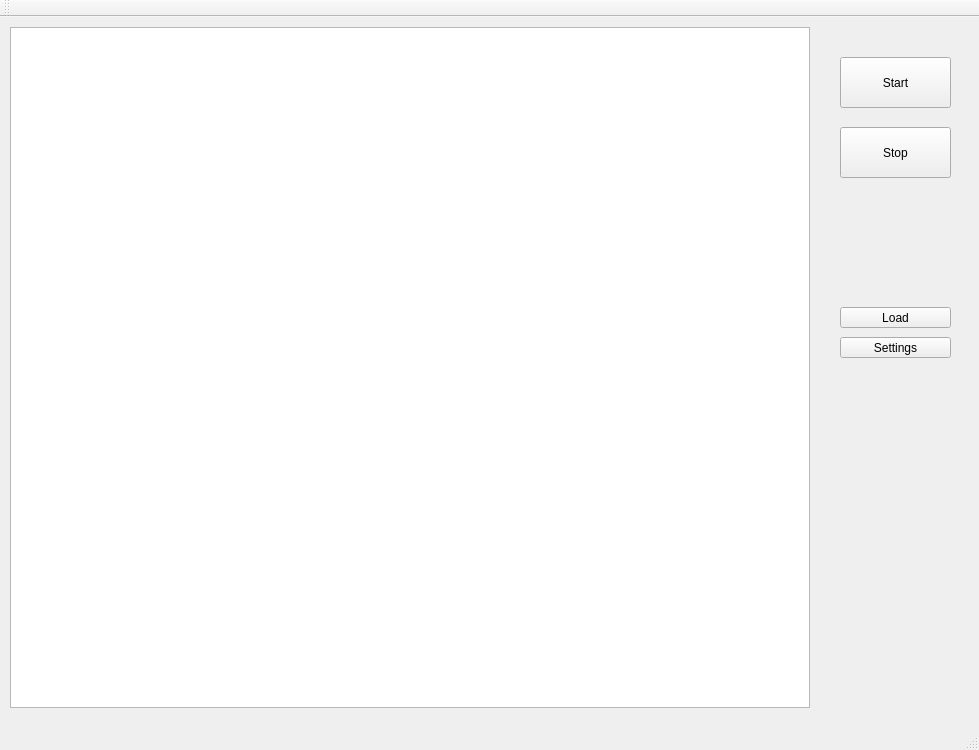
<?xml version="1.0" encoding="UTF-8"?>
<ui version="4.0">
 <class>IntelliCCClass</class>
 <widget class="QMainWindow" name="IntelliCCClass">
  <property name="geometry">
   <rect>
    <x>0</x>
    <y>0</y>
    <width>979</width>
    <height>750</height>
   </rect>
  </property>
  <property name="windowTitle">
   <string>IntelliCC</string>
  </property>
  <widget class="QWidget" name="centralWidget">
   <widget class="QPlainTextEdit" name="ui_log">
    <property name="geometry">
     <rect>
      <x>10</x>
      <y>10</y>
      <width>800</width>
      <height>681</height>
     </rect>
    </property>
    <property name="sizePolicy">
     <sizepolicy hsizetype="Expanding" vsizetype="Expanding">
      <horstretch>0</horstretch>
      <verstretch>0</verstretch>
     </sizepolicy>
    </property>
   </widget>
   <widget class="QPushButton" name="ui_start">
    <property name="geometry">
     <rect>
      <x>840</x>
      <y>40</y>
      <width>111</width>
      <height>51</height>
     </rect>
    </property>
    <property name="text">
     <string>Start</string>
    </property>
   </widget>
   <widget class="QPushButton" name="ui_stop">
    <property name="geometry">
     <rect>
      <x>840</x>
      <y>110</y>
      <width>111</width>
      <height>51</height>
     </rect>
    </property>
    <property name="text">
     <string>Stop</string>
    </property>
   </widget>
   <widget class="QPushButton" name="ui_load">
    <property name="geometry">
     <rect>
      <x>840</x>
      <y>290</y>
      <width>111</width>
      <height>21</height>
     </rect>
    </property>
    <property name="text">
     <string>Load</string>
    </property>
   </widget>
   <widget class="QPushButton" name="ui_settings">
    <property name="geometry">
     <rect>
      <x>840</x>
      <y>320</y>
      <width>111</width>
      <height>21</height>
     </rect>
    </property>
    <property name="text">
     <string>Settings</string>
    </property>
   </widget>
  </widget>
  <widget class="QMenuBar" name="menuBar">
   <property name="geometry">
    <rect>
     <x>0</x>
     <y>0</y>
     <width>979</width>
     <height>21</height>
    </rect>
   </property>
  </widget>
  <widget class="QToolBar" name="mainToolBar">
   <attribute name="toolBarArea">
    <enum>TopToolBarArea</enum>
   </attribute>
   <attribute name="toolBarBreak">
    <bool>false</bool>
   </attribute>
  </widget>
  <widget class="QStatusBar" name="statusBar"/>
 </widget>
 <layoutdefault spacing="6" margin="11"/>
 <resources>
  <include location="IntelliCC.qrc"/>
 </resources>
 <connections/>
</ui>
